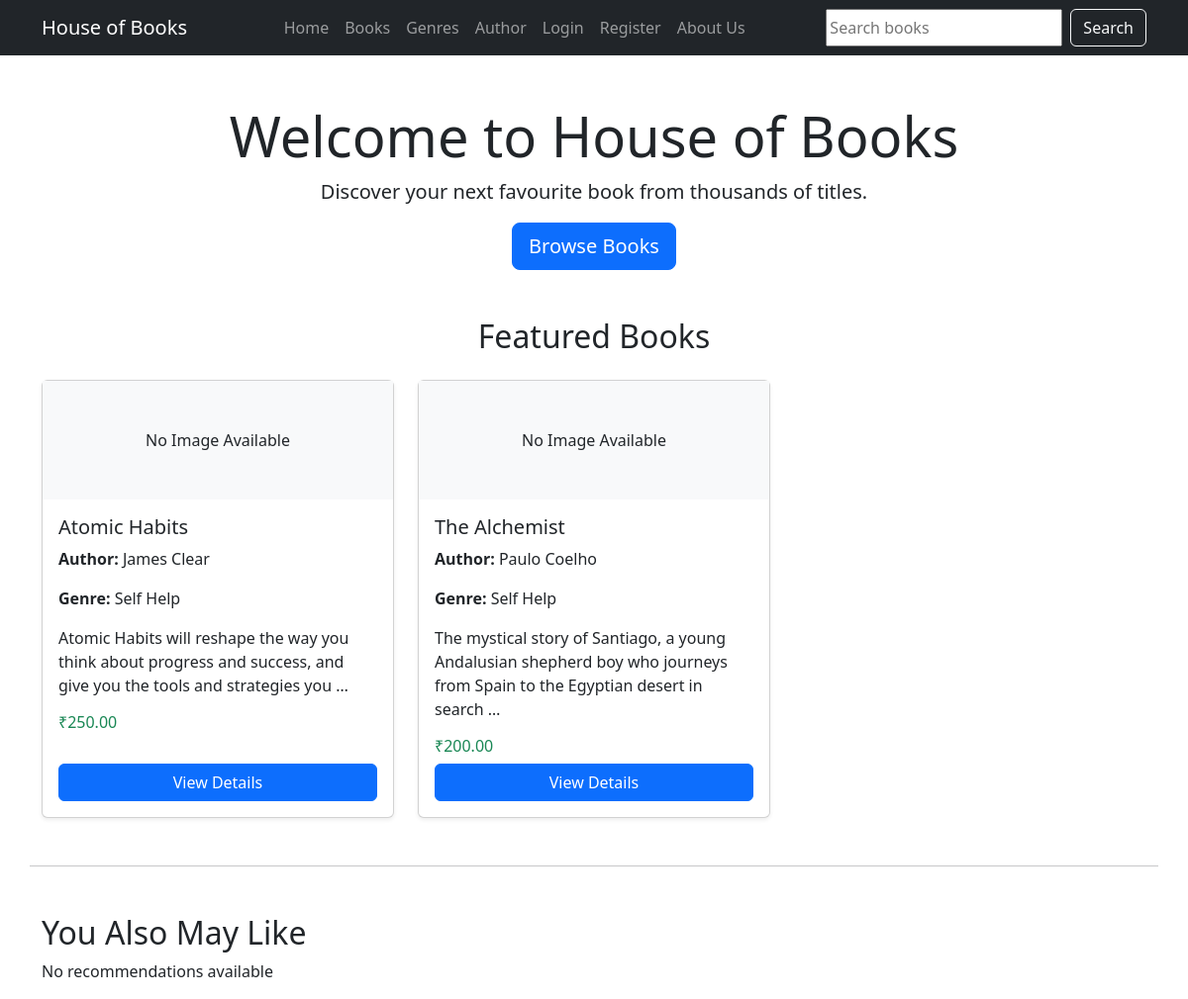
The page / on the database its author committed.
### books/models.py (models this page shows, shortened)
class Book(models.Model):
    title = models.CharField(max_length=200)
    author = models.ForeignKey(Author, on_delete=models.PROTECT)
    genre = models.ForeignKey(Genre, on_delete=models.PROTECT)
    price = models.DecimalField(max_digits=8, decimal_places=2)
    stock = models.PositiveIntegerField(default=0)
    description = models.TextField(blank=True)
    cover_image = models.ImageField(upload_to='books/', blank=True)
    isbn = models.CharField(max_length=13, unique=True)
    average_rating = models.DecimalField(max_digits=3, decimal_places=2, default=0)
    review_count = models.PositiveIntegerField(default=0)

class Author(models.Model):
    name = models.CharField(max_length=100)
    photo = models.ImageField(upload_to='authors/', blank=True)
    biography = models.TextField(blank=True)
    def __str__(self):
        return self.name

class Genre(models.Model):
    name = models.CharField(max_length=100)
    def __str__(self):
        return self.name

### books/views.py (the view)
# urls.py: path('', views.home, name="home"),
def home(request):
    search = request.GET.get("search","").strip()
    recommendations = []
    if search:
        books = Book.objects.filter(
            Q(title__icontains=search) |
            Q(author__name__icontains=search) |
            Q(genre__name__icontains=search)
            )
        searched_book = books.first()
        if searched_book:
            recommendations = Book.objects.filter(genre=searched_book.genre).exclude(id=searched_book.id)
        else:
            recommendations = Book.objects.all()[:4]
    else:
        books = Book.objects.all()
    return render(request, "books/home.html",
                  {
                      "books": books,
                      "recommendations": recommendations,
                  })

### books/templates/books/home.html (shortened to what this page needs)
{% extends 'books/base.html' %}
{% block content %}
    <div class="container mt-5 text-center">
        <h1 class="display-4">Welcome to House of Books</h1>
        <p class="lead">Discover your next favourite book from thousands of titles.</p>
        <a href="#" class="btn btn-primary btn-lg">Browse Books</a>
    </div>
    <div class="container mt-5">
        <h2 class="text-center mb-4">Featured Books</h2>
        <div class="row">
            {% for book in books %}
                {% include "books/book_card.html" %}
            {% endfor %}
            <hr class="my-5">
            <h2>You Also May Like</h2>
            <div class="row">
                {% for book in recommendations %}
                <div class="col-md-3 mb-4">
                    <div class="card h-100 shadow-sm">
                        {% if book.cover_image %}
                            <img src="{{book.cover_img.url}}" class="card-img-top">
                        {% else %}
                            <div class="text-center p-5 bg-light">No Image</div>
                        {% endif %}
                        <div class="card-body">
                            <h5>{{book.title}}</h5>
                            <p>{{book.author}}</p>
                            <a href="{% url 'book_detail' book.id %}"
                                class="btn btn-outline-primary w-100">View Details</a>
                        </div>
                    </div>
                </div>
                {% empty %}
                <p>No recommendations available</p>
                {% endfor %}
            </div>
        </div>
    </div>
{% endblock %}

### books/templates/books/book_card.html
            <div class="col-md-4">
                    <div class="card h-100 shadow-sm">
                        {% if book.cover_image %}
                            <img src="{{ book.cover_image.url }}" class="card-img-top" alt="{{book.title}}">
                        {% else %}
                            <div class="text-center p-5 bg-light">No Image Available</div>
                        {% endif %}
                        <div class="card-body d-flex flex-column">
                            <h5 class="card-title">{{ book.title }}</h5>
                            <p><strong>Author:</strong> {{book.author}}</p>
                            <p><strong>Genre:</strong> {{book.genre}}</p>
                            <p class="card-text">{{book.description|truncatewords:20}}</p>
                            <h6 class="text-success">₹{{book.price}}</h6>
                            <a href="{% url 'book_detail' book.id %}" class="btn btn-primary w-100 mt-auto">View Details</a>
                        </div>
                    </div>
            </div>

### rows shown on the page
Book: cover_image "No Image Available", title "Atomic Habits", author "James Clear", genre "Self Help", description "Atomic Habits will reshape the way you think about progress and success, and give you the tools and strategies you …", price "250.00"
Book: cover_image "No Image Available", title "The Alchemist", author "Paulo Coelho", genre "Self Help", description "The mystical story of Santiago, a young Andalusian shepherd boy who journeys from Spain to the Egyptian desert in search …", price "200.00"
